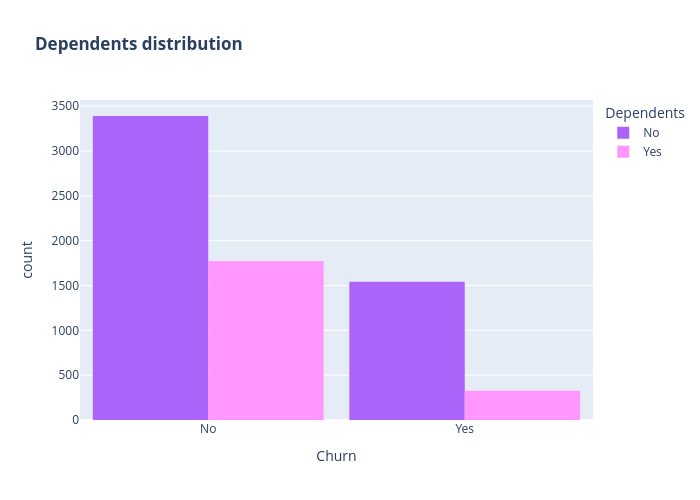

The notebook cell saved with this chart:
### Markdown cell above
DSL사용자보다 Fiber optic(광섬유) 가입자의 이탈률이 성별과 관계없이 높게 나타남.

### Code cell
color_map = {"Yes": "#FF97FF", "No": "#AB63FA"}
fig = px.histogram(df, x="Churn", color="Dependents", barmode="group", title="<b>Dependents distribution</b>", color_discrete_map=color_map)
fig.update_layout(width=700, height=500, bargap=0.1)
fig.show()

### Figure 1 — Plotly figure (JSON) as saved in the notebook; plotly's stock layout.template omitted (floating-point values rounded to 4 significant figures; data arrays with more than 128 entries replaced by an {"elided": "..."} marker saying what was removed)
{"data": [{"alignmentgroup": "True", "bingroup": "x", "hovertemplate": "Dependents=No<br>Churn=%{x}<br>count=%{y}<extra></extra>", "legendgroup": "No", "marker": {"color": "#AB63FA", "pattern": {"shape": ""}}, "name": "No", "offsetgroup": "No", "orientation": "v", "showlegend": true, "type": "histogram", "x": {"elided": "4933 str values"}, "xaxis": "x", "yaxis": "y"}, {"alignmentgroup": "True", "bingroup": "x", "hovertemplate": "Dependents=Yes<br>Churn=%{x}<br>count=%{y}<extra></extra>", "legendgroup": "Yes", "marker": {"color": "#FF97FF", "pattern": {"shape": ""}}, "name": "Yes", "offsetgroup": "Yes", "orientation": "v", "showlegend": true, "type": "histogram", "x": {"elided": "2099 str values"}, "xaxis": "x", "yaxis": "y"}], "layout": {"bargap": 0.1, "barmode": "group", "height": 500, "legend": {"title": {"text": "Dependents"}, "tracegroupgap": 0}, "title": {"text": "<b>Dependents distribution</b>"}, "width": 700, "xaxis": {"anchor": "y", "domain": [0, 1], "title": {"text": "Churn"}}, "yaxis": {"anchor": "x", "domain": [0, 1], "title": {"text": "count"}}}}
